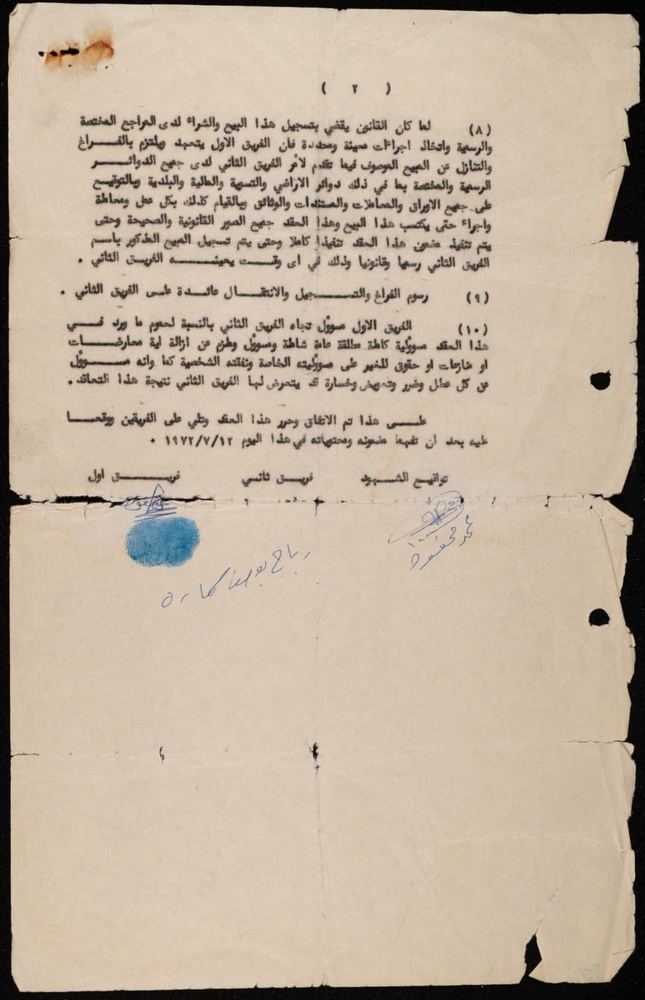
#> input picture real_docs_nhan/image_1/anh.jpeg, 645 x 1000 px, shrunk from 1032 x 1600 before the run
$ python -i preprocess.py   (imports and definitions only)
#> lines starting #> are read from the running program, lines starting #| are printed output that depends on the picture; after the words box and inside, x2 and y2 are one past the last pixel; in counts of white or black regions, pixels touching at a corner belong together
#> further down, picture is the input picture: PIL image 645x1000 RGB; mean R, G, B 194, 178, 159.4
"""Tiền xử lý THẬN TRỌNG, tách hai ảnh:

- ảnh HÌNH HỌC (geom): ảnh gốc chỉ được xoay chỉnh nghiêng / phóng — giữ nguyên điểm ảnh. Dùng để CẮT BẰNG CHỨNG cho
  người duyệt và làm hệ toạ độ chung (mọi bbox trong JSON tính trên ảnh này).
- ảnh để ĐỌC (rec): geom + làm phẳng nền, tăng tương phản (ocrbench.preprocess, tự bật khi ảnh cần), và tuỳ chọn: xoá
  dòng kẻ, che lỗ đục, làm nét.

Theo khảo sát chéo 8 bộ dữ liệu chữ Ả Rập (arXiv 2608.22366): với VLM, nhị phân hoá / khử nhiễu / tăng tương phản
làm KÉM đi, chỉ làm nét (sharpen) giúp (Qwen2.5-VL trên Muharaf: CER 70,4 → 67,2). Vì vậy ba bước mới mặc định TẮT; bật
từng bước khi đo trên tập dev của chính bộ hồ sơ thấy CER giảm.
"""

from __future__ import annotations

import numpy as np
from PIL import Image, ImageFilter

DEFAULTS = {"deskew": True, "upscale": True, "flatten": True, "contrast": True,
            "remove_rules": False, "mask_holes": False, "sharpen": False}


# [18 lines left out: function prepare, not called in this run]


def remove_ruled_lines(img: Image.Image, min_len_frac: float = 0.3, max_thick: int = 6) -> tuple[Image.Image, dict]:
    """Xoá đường kẻ ngang in sẵn của giấy / mẫu đơn mà không cắt nét chữ đè lên:
    1. mực = điểm tối hơn hẳn nền; đường kẻ = mở hình thái học bằng thanh ngang dài ≥ min_len_frac bề rộng trang;
    2. chỉ nhận dải mảnh (≤ max_thick px);
    3. tô màu nền lên điểm của đường kẻ, TRỪ cột nào có mực ngay trên VÀ ngay dưới đường kẻ (nét chữ cắt ngang qua)."""
#> called with min_len_frac = 0.3, max_thick = 6
    import cv2

    rgb = np.asarray(img.convert("RGB"))
    gray = cv2.cvtColor(rgb, cv2.COLOR_RGB2GRAY)
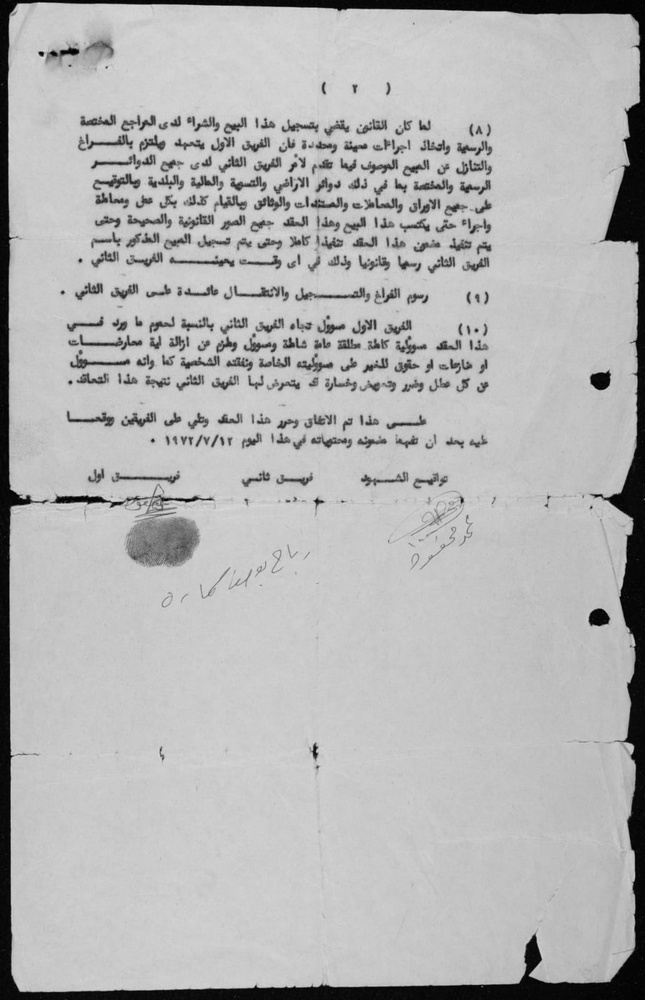
#> gray: shape (1000, 645); min 0, max 220, mean 180.7
    bg = float(np.median(gray))
#> bg = 198
    ink = (gray < 0.7 * bg).astype(np.uint8)
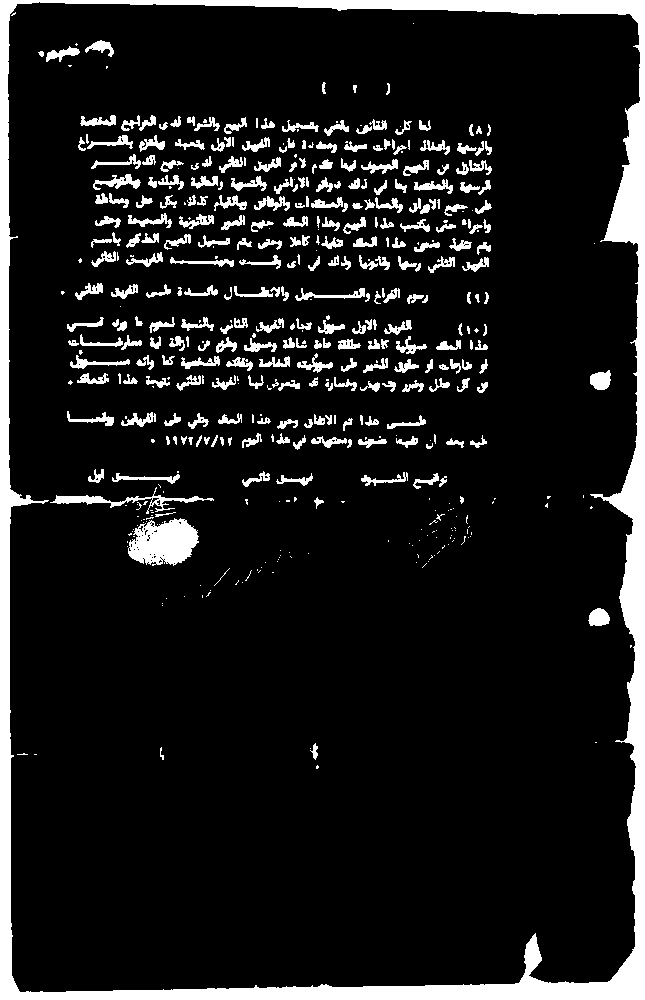
#> ink: shape (1000, 645); values 0 (black) and 1 (white), 11.1% white; 476 white regions (181 under 20 px), largest, box (x1, y1, x2, y2) and area: (0, 0, 645, 1000) 39055, (128, 518, 199, 566) 2387, (50, 487, 214, 514) 822
    W = gray.shape[1]
#> W = 645
    k = max(15, int(min_len_frac * W))
#> k = 193
    rules = cv2.morphologyEx(ink, cv2.MORPH_OPEN, cv2.getStructuringElement(cv2.MORPH_RECT, (k, 1)))
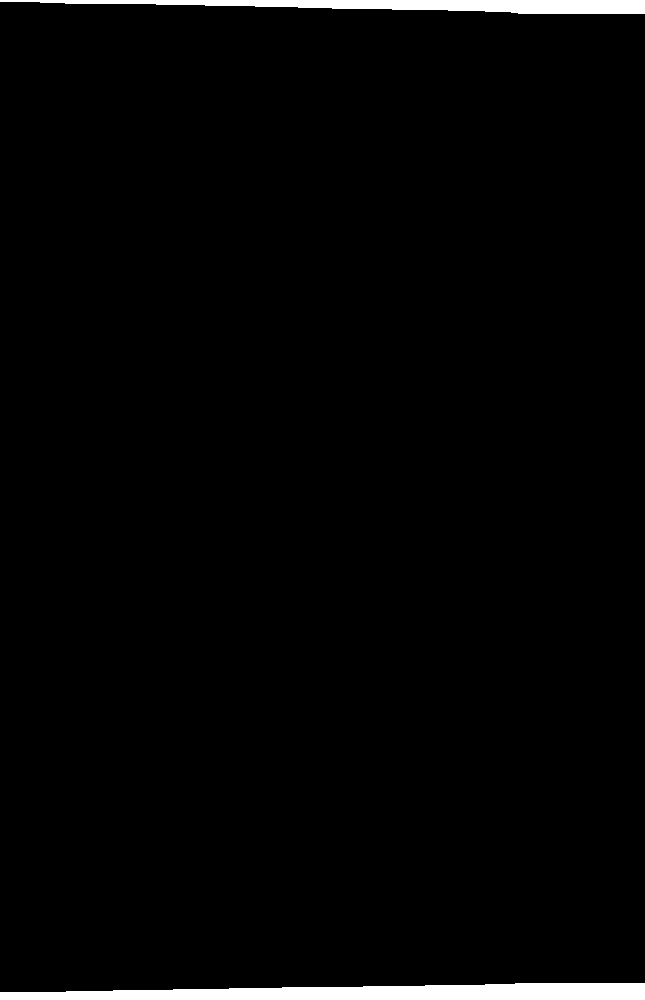
#> rules: shape (1000, 645); values 0 (black) and 1 (white), 2.1% white; 2 white regions, box (x1, y1, x2, y2) and area: (0, 983, 645, 1000) 8314, (0, 0, 645, 14) 5325
    rules = cv2.dilate(rules, cv2.getStructuringElement(cv2.MORPH_RECT, (7, 1))) & ink  # phép mở hụt 1–3 px ở hai đầu
#> rules: shape (1000, 645); values 0 (black) and 1 (white), 2.1% white; 2 white regions, box (x1, y1, x2, y2) and area: (0, 983, 645, 1000) 8317, (0, 0, 645, 14) 5327
    n, lab, stats, _ = cv2.connectedComponentsWithStats(rules, 8)
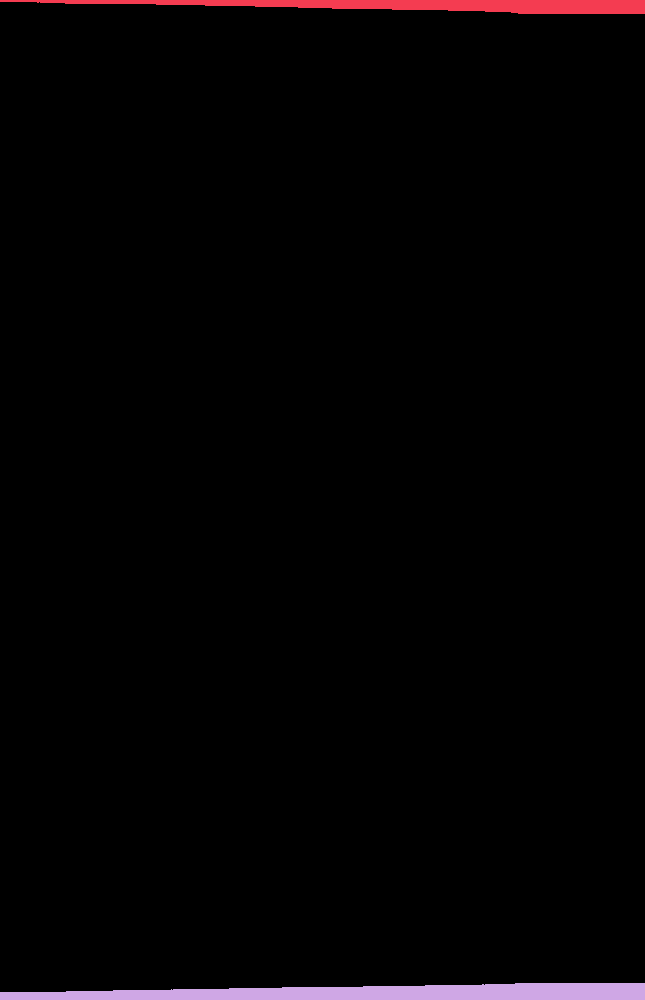
#> lab: shape (1000, 645) int32; 3 distinct labels, from 0 to 2; one colour per label, 0 black
#> n = 3; stats = [[0, 2, 645, 990, 631356], [0, 0, 645, 14, 5327], [0, 983, 645, 17, 8317]]
    out = rgb.copy()
    paper = gray > 0.9 * bg
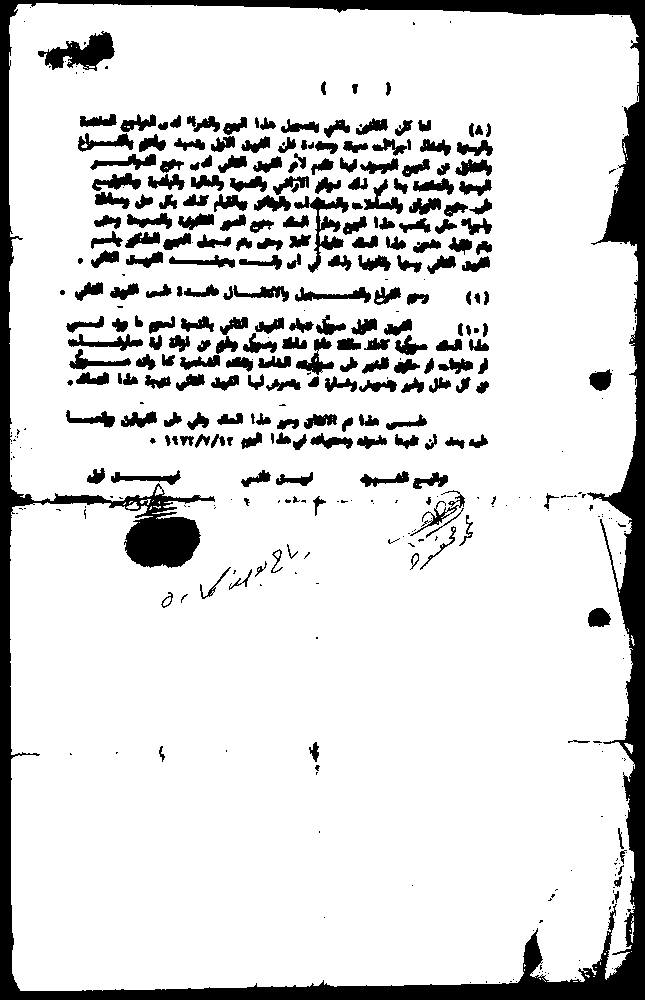
#> paper: shape (1000, 645) bool; 85.4% white; 415 black regions (176 under 20 px), largest, box (x1, y1, x2, y2) and area: (0, 0, 645, 1000) 47549, (38, 31, 115, 71) 1500, (294, 196, 349, 273) 1083
    fill = np.median(rgb[paper], axis=0) if paper.any() else np.array([255, 255, 255])
#> fill = [214, 196, 176]
    H = gray.shape[0]
#> H = 1000
    removed, kept_cols = 0, 0
    for i in range(1, n):
        x, y, w, h, _ = stats[i]
        if h > max_thick or w < k:
            continue
        removed += 1
        comp = lab[y:y + h, x:x + w] == i
        has = comp.any(0)
        top = y + comp.argmax(0)
        bot = y + h - 1 - comp[::-1].argmax(0)
        for c in np.flatnonzero(has):
            xa, t, b = x + c, top[c], bot[c]
            # nét chữ cắt qua: có mực trong 2–4 px ngay trên VÀ ngay dưới dải đường kẻ (bỏ 1 px viền mờ)
            above = ink[max(0, t - 4):max(0, t - 1), xa].any()
            below = ink[min(H, b + 2):min(H, b + 5), xa].any()
            if above and below:
                kept_cols += 1
                continue
            rows = np.flatnonzero(comp[t - y:b - y + 1, c]) + t
            out[max(0, rows[0] - 1):min(H, rows[-1] + 2), xa] = fill  # nới 1 px: viền khử răng cưa của đường kẻ
#> this loop made 2 passes
#> (x, y, w, h) on passes 1 to 2: (0, 0, 645, 14), (0, 983, 645, 17)
#> after the loop, kept_cols = 0; removed = 0
    if not removed:
        return img, {"lines": 0}
    return Image.fromarray(out), {"lines": removed, "kept_crossing_cols": int(kept_cols)}


# [30 lines left out: function mask_punch_holes, not called in this run]

>>> from PIL import Image
>>> picture = Image.open('../real_docs_nhan/image_1/anh.jpeg')
>>> result = remove_ruled_lines(picture)
